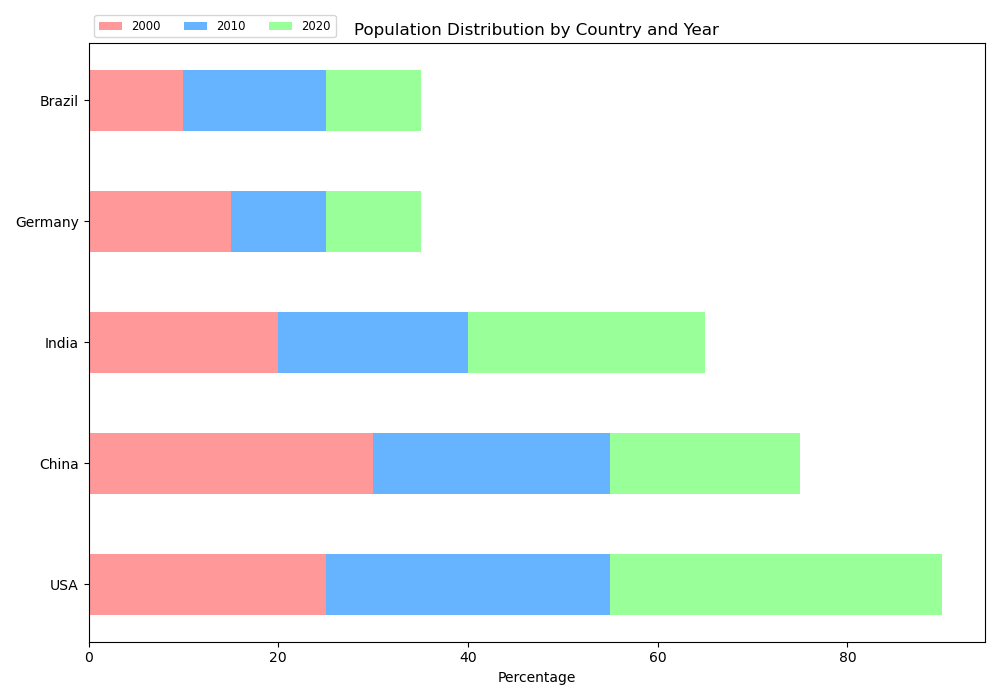

This chart was generated by the following Python code:
import matplotlib.pyplot as plt
import numpy as np

# Data for the percentage stacked bar chart
labels = ['USA', 'China', 'India', 'Germany', 'Brazil']
years = ['2000', '2010', '2020']
data = np.array([
    [25, 30, 35],   # USA
    [30, 25, 20],   # China
    [20, 20, 25],   # India
    [15, 10, 10],   # Germany
    [10, 15, 10]    # Brazil
])

data_cum = data.cumsum(axis=1)

# Colors for each year
colors = ['#ff9999', '#66b3ff', '#99ff99']

# Create figure and axes
fig, ax = plt.subplots(figsize=(10, 7))

# Plot bars
for i, (colname, color) in enumerate(zip(years, colors)):
    widths = data[:, i]
    starts = data_cum[:, i] - widths
    ax.barh(labels, widths, left=starts, height=0.5, label=colname, color=color)

# Add labels, title, legend, and format
ax.set_xlabel('Percentage')
ax.set_title('Population Distribution by Country and Year')
ax.legend(ncol=len(years), bbox_to_anchor=(0, 1), loc='lower left', fontsize='small')

# Show plot
plt.tight_layout()
plt.show()
